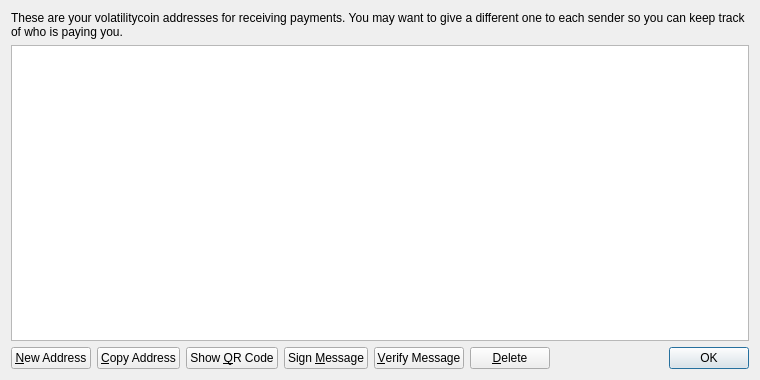
<?xml version="1.0" encoding="UTF-8"?>
<ui version="4.0">
 <class>AddressBookPage</class>
 <widget class="QWidget" name="AddressBookPage">
  <property name="geometry">
   <rect>
    <x>0</x>
    <y>0</y>
    <width>760</width>
    <height>380</height>
   </rect>
  </property>
  <property name="windowTitle">
   <string>Address Book</string>
  </property>
  <layout class="QVBoxLayout" name="verticalLayout">
   <item>
    <widget class="QLabel" name="labelExplanation">
     <property name="text">
      <string>These are your volatilitycoin addresses for receiving payments. You may want to give a different one to each sender so you can keep track of who is paying you.</string>
     </property>
     <property name="textFormat">
      <enum>Qt::PlainText</enum>
     </property>
     <property name="wordWrap">
      <bool>true</bool>
     </property>
    </widget>
   </item>
   <item>
    <widget class="QTableView" name="tableView">
     <property name="contextMenuPolicy">
      <enum>Qt::CustomContextMenu</enum>
     </property>
     <property name="toolTip">
      <string>Double-click to edit address or label</string>
     </property>
     <property name="tabKeyNavigation">
      <bool>false</bool>
     </property>
     <property name="alternatingRowColors">
      <bool>true</bool>
     </property>
     <property name="selectionMode">
      <enum>QAbstractItemView::SingleSelection</enum>
     </property>
     <property name="selectionBehavior">
      <enum>QAbstractItemView::SelectRows</enum>
     </property>
     <property name="sortingEnabled">
      <bool>true</bool>
     </property>
     <attribute name="verticalHeaderVisible">
      <bool>false</bool>
     </attribute>
    </widget>
   </item>
   <item>
    <layout class="QHBoxLayout" name="horizontalLayout">
     <item>
      <widget class="QPushButton" name="newAddressButton">
       <property name="toolTip">
        <string>Create a new address</string>
       </property>
       <property name="text">
        <string>&amp;New Address</string>
       </property>
       <property name="icon">
        <iconset resource="../bitcoin.qrc">
         <normaloff>:/icons/add</normaloff>:/icons/add</iconset>
       </property>
      </widget>
     </item>
     <item>
      <widget class="QPushButton" name="copyToClipboard">
       <property name="toolTip">
        <string>Copy the currently selected address to the system clipboard</string>
       </property>
       <property name="text">
        <string>&amp;Copy Address</string>
       </property>
       <property name="icon">
        <iconset resource="../bitcoin.qrc">
         <normaloff>:/icons/editcopy</normaloff>:/icons/editcopy</iconset>
       </property>
      </widget>
     </item>
     <item>
      <widget class="QPushButton" name="showQRCode">
       <property name="text">
        <string>Show &amp;QR Code</string>
       </property>
       <property name="icon">
        <iconset resource="../bitcoin.qrc">
         <normaloff>:/icons/qrcode</normaloff>:/icons/qrcode</iconset>
       </property>
      </widget>
     </item>
     <item>
      <widget class="QPushButton" name="signMessage">
       <property name="toolTip">
        <string>Sign a message to prove you own a volatilitycoin address</string>
       </property>
       <property name="text">
        <string>Sign &amp;Message</string>
       </property>
       <property name="icon">
        <iconset resource="../bitcoin.qrc">
         <normaloff>:/icons/edit</normaloff>:/icons/edit</iconset>
       </property>
      </widget>
     </item>
     <item>
      <widget class="QPushButton" name="verifyMessage">
       <property name="toolTip">
        <string>Verify a message to ensure it was signed with a specified volatilitycoin address</string>
       </property>
       <property name="text">
        <string>&amp;Verify Message</string>
       </property>
       <property name="icon">
        <iconset resource="../bitcoin.qrc">
         <normaloff>:/icons/transaction_0</normaloff>:/icons/transaction_0</iconset>
       </property>
      </widget>
     </item>
     <item>
      <widget class="QPushButton" name="deleteButton">
       <property name="toolTip">
        <string>Delete the currently selected address from the list</string>
       </property>
       <property name="text">
        <string>&amp;Delete</string>
       </property>
       <property name="icon">
        <iconset resource="../bitcoin.qrc">
         <normaloff>:/icons/remove</normaloff>:/icons/remove</iconset>
       </property>
      </widget>
     </item>
     <item>
      <spacer name="horizontalSpacer">
       <property name="orientation">
        <enum>Qt::Horizontal</enum>
       </property>
       <property name="sizeHint" stdset="0">
        <size>
         <width>40</width>
         <height>20</height>
        </size>
       </property>
      </spacer>
     </item>
     <item>
      <widget class="QDialogButtonBox" name="buttonBox">
       <property name="sizePolicy">
        <sizepolicy hsizetype="Maximum" vsizetype="Fixed">
         <horstretch>0</horstretch>
         <verstretch>0</verstretch>
        </sizepolicy>
       </property>
       <property name="standardButtons">
        <set>QDialogButtonBox::Ok</set>
       </property>
      </widget>
     </item>
    </layout>
   </item>
  </layout>
 </widget>
 <resources>
  <include location="../bitcoin.qrc"/>
 </resources>
 <connections/>
</ui>
